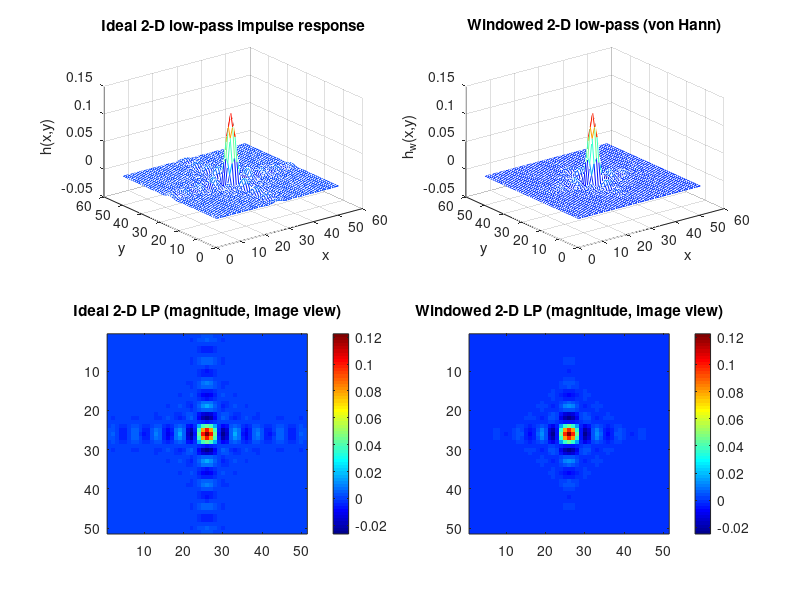

The MATLAB script that drew this image:
% prob10_26.m  - Blandford & Parr 10.26
% 2-D ideal low-pass filter with normalized cutoff 0.35
% Apply a von Hann window and display the results.
% By Jose Mora

clear; close all; clc;

%% Filter size and cutoff
N  = 51;        % odd size so filter is centered (51 x 51)
fc = 0.35;      % normalized cutoff frequency (0..1, where 1 = Nyquist)

% 1-D index (spatial) for building the impulse response
n = -(N-1)/2 : (N-1)/2;

%% 1-D ideal low-pass impulse response (sinc)
% h1[n] = fc * sinc(fc * n), using MATLAB's sinc(x)=sin(pi*x)/(pi*x)
h1 = fc * sinc(fc * n);

%% 2-D ideal low-pass filter (separable: outer product)
h2_ideal = h1.' * h1;    % size N x N

%% 2-D von Hann window
w1   = hann(N);          % 1-D Hann (von Hann) window
W2   = w1 * w1.';        % 2-D Hann window (outer product)

%% Windowed 2-D low-pass filter
h2_win = h2_ideal .* W2;

%% Display results
figure;

subplot(2,2,1);
mesh(h2_ideal);
title('Ideal 2-D low-pass impulse response');
xlabel('x'); ylabel('y'); zlabel('h(x,y)');

subplot(2,2,2);
mesh(h2_win);
title('Windowed 2-D low-pass (von Hann)');
xlabel('x'); ylabel('y'); zlabel('h_w(x,y)');

subplot(2,2,3);
imagesc(h2_ideal); axis image; colorbar;
title('Ideal 2-D LP (magnitude, image view)');

subplot(2,2,4);
imagesc(h2_win); axis image; colorbar;
title('Windowed 2-D LP (magnitude, image view)');
colormap jet;
